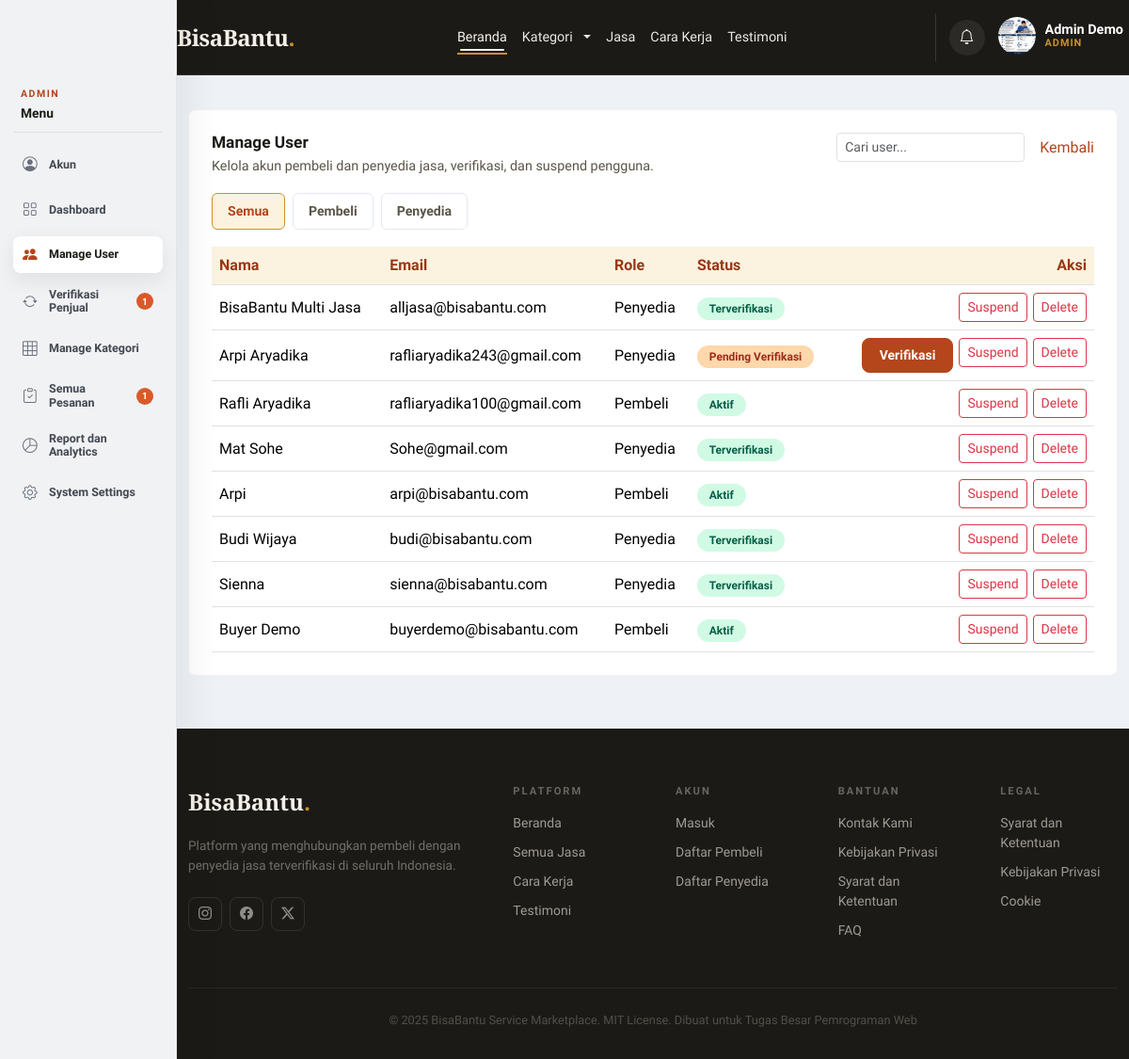
The app's page /index.php?page=admin_users (signed in) with its own data.
### tables this page shows
CREATE TABLE `users` (
  `id` int NOT NULL AUTO_INCREMENT,
  `name` varchar(100) NOT NULL,
  `email` varchar(100) NOT NULL,
  `password` varchar(255) NOT NULL,
  `role` enum('buyer','provider','admin') NOT NULL,
  `is_verified` tinyint(1) DEFAULT '0',
  `phone` varchar(20) DEFAULT NULL,
  `address` text,
  `remember_token` varchar(255) DEFAULT NULL,
  `profile_photo` varchar(255) DEFAULT NULL,
  `created_at` timestamp NOT NULL DEFAULT CURRENT_TIMESTAMP,
  `updated_at` timestamp NOT NULL DEFAULT CURRENT_TIMESTAMP ON UPDATE CURRENT_TIMESTAMP,
  PRIMARY KEY (`id`),
  UNIQUE KEY `email` (`email`)
);

### src/helpers/functions.php (called while the page is built, shortened)
<?php
function base_url($path = '') {
    $scheme = (!empty($_SERVER['HTTPS']) && $_SERVER['HTTPS'] !== 'off') ? 'https' : 'http';
    $host = $_SERVER['HTTP_HOST'] ?? 'localhost';
    $scriptDir = rtrim(dirname($_SERVER['SCRIPT_NAME']), '/\\');
    $base = $scheme . '://' . $host . $scriptDir;
    return rtrim($base, '/\\') . '/' . ltrim($path, '/\\');
}
function e($value) {
    return htmlspecialchars($value, ENT_QUOTES, 'UTF-8');
}
function role_label($role) {
    $labels = ['buyer' => 'Pembeli', 'provider' => 'Penyedia', 'admin' => 'Admin'];
    return $labels[$role] ?? $role;
}

### src/models/UserModel.php (called while the page is built, shortened)
<?php
class UserModel {
    private $pdo;
    public function __construct($pdo) {
        $this->pdo = $pdo;
    }
    public function getAll() {
        $stmt = $this->pdo->query('SELECT * FROM users ORDER BY created_at DESC');
        return $stmt->fetchAll();
    }
}

### src/models/SettingsModel.php (called while the page is built, shortened)
<?php
class SettingsModel {
    private $file;
    public function __construct() {
        $this->file = __DIR__ . '/../config/settings.json';
    }
    private function defaults() {
        return [
            'commission_rate' => 10,
            'shipping_cost' => 15000,
            'payment_methods' => ['bank_transfer', 'cash'],
            'email_template_welcome' => 'Selamat datang di BisaBantu!',
            'email_template_order' => 'Pesanan Anda telah diterima.',
            'notification_enabled' => true,
            'session_timeout' => 60,
            'suspended_users' => [],
        ];
    }
    public function getAll() {
        $data = json_decode(file_get_contents($this->file), true);
        return is_array($data) ? array_merge($this->defaults(), $data) : $this->defaults();
    }
    public function isUserSuspended($userId) {
        $settings = $this->getAll();
        return in_array((int) $userId, $settings['suspended_users'], true);
    }
}

### src/views/admin/users.php (the view, shortened to what this page needs)
<?php
require_once __DIR__ . '/../../models/UserModel.php';
require_once __DIR__ . '/../../models/SettingsModel.php';
$userModel = new UserModel($pdo);
$settingsModel = new SettingsModel();
$tab = $_GET['tab'] ?? 'all';
$users = $userModel->getAll();
$filtered = array_filter($users, function ($u) use ($tab) {
    if ($tab === 'buyer') return $u['role'] === 'buyer';
    if ($tab === 'provider') return $u['role'] === 'provider';
    if ($tab === 'admin') return $u['role'] === 'admin';
    return $u['role'] !== 'admin';
});
?>
<main class="admin-dashboard">
    <div class="container">
        <section class="admin-panel">
            <div class="admin-panel-head">
                <div>
                    <h2>Manage User</h2>
                    <p>Kelola akun pembeli dan penyedia jasa, verifikasi, dan suspend pengguna.</p>
                </div>
                <div class="d-flex gap-3 align-items-center">
                    <input type="text" id="tableSearch" class="form-control form-control-sm" placeholder="Cari user..." style="width: 200px;">
                    <a href="<?= base_url('index.php?page=dashboard') ?>" class="link-accent">Kembali</a>
                </div>
            </div>
            <div class="admin-tabs">
                <a href="<?= base_url('index.php?page=admin_users&tab=all') ?>" class="<?= $tab === 'all' ? 'active' : '' ?>">Semua</a>
                <a href="<?= base_url('index.php?page=admin_users&tab=buyer') ?>" class="<?= $tab === 'buyer' ? 'active' : '' ?>">Pembeli</a>
                <a href="<?= base_url('index.php?page=admin_users&tab=provider') ?>" class="<?= $tab === 'provider' ? 'active' : '' ?>">Penyedia</a>
            </div>
            <div class="table-responsive">
                <table class="table admin-table align-middle mb-0">
                    <thead>
                        <tr>
                            <th>Nama</th>
                            <th>Email</th>
                            <th>Role</th>
                            <th>Status</th>
                            <th class="text-end">Aksi</th>
                        </tr>
                    </thead>
                    <tbody>
                        <?php if (empty($filtered)): ?>
                            <tr><td colspan="5" class="text-center text-muted py-4">Tidak ada pengguna.</td></tr>
                        <?php else: ?>
                            <?php foreach ($filtered as $user): ?>
                                <?php
                                $isSuspended = $settingsModel->isUserSuspended($user['id']);
                                if ($user['role'] === 'provider' && !$user['is_verified']) {
                                    $statusLabel = 'Pending Verifikasi';
                                    $statusClass = 'pending';
                                } elseif ($isSuspended) {
                                    $statusLabel = 'Disuspend';
                                    $statusClass = 'inactive';
                                } else {
                                    $statusLabel = $user['role'] === 'provider' ? 'Terverifikasi' : 'Aktif';
                                    $statusClass = 'verified';
                                }
                                ?>
                                <tr>
                                    <td><?= e($user['name']) ?></td>
                                    <td><?= e($user['email']) ?></td>
                                    <td><?= e(role_label($user['role'])) ?></td>
                                    <td><span class="status-badge <?= e($statusClass) ?>"><?= e($statusLabel) ?></span></td>
                                    <td class="text-end" style="min-width: 220px;">
                                        <div class="admin-action-group">
                                            <?php if ($user['role'] === 'provider' && !$user['is_verified']): ?>
                                                <form method="post" action="<?= base_url('index.php?page=admin&action=verify_provider') ?>" class="d-inline">
                                                    <button type="submit" class="btn btn-sm btn-primary-custom">Verifikasi</button>
                                                </form>
                                            <?php endif; ?>
                                            <?php if ($user['role'] !== 'admin'): ?>
                                                <form method="post" action="<?= base_url('index.php?page=admin&action=toggle_suspend') ?>" class="d-inline">
                                                    <button type="submit" class="btn btn-sm <?= $isSuspended ? 'btn-outline-custom' : 'btn-outline-danger' ?>">
                                                        <?= $isSuspended ? 'Aktifkan' : 'Suspend' ?>
                                                    </button>
                                                </form>
                                                <form method="post" action="<?= base_url('index.php?page=admin&action=delete_user') ?>" class="d-inline js-admin-delete-user-form" data-user-name="<?= e($user['name']) ?>" data-user-email="<?= e($user['email']) ?>">
                                                    <button type="submit" class="btn btn-sm btn-outline-danger">Delete</button>
                                                </form>
                                            <?php endif; ?>
                                        </div>
                                    </td>
                                </tr>
                            <?php endforeach; ?>
                        <?php endif; ?>
                    </tbody>
                </table>
            </div>
        </section>
    </div>
</main>

### src/assets/css/main.css (style rules this page uses)
:root { --cream: #F5F0E8; --warm-100: #EDE5D0; --warm-200: #D4C4A0; --ink: #1C1A16; --ink-60: #5A5548; --ink-30: #9D9488; --accent: #B5451B; --accent-lt: #F0E4DE; --gold: #C8922A; --gold-lt: #FBF3E0; --orange-primary: var(--accent); --orange-dark: #9a3615; --orange-light: var(--accent-lt); --orange-soft: var(--gold-lt); --text-dark: var(--ink); --text-muted: var(--ink-60); }
body { min-height: 100vh; display: flex; flex-direction: column; font-family: 'Plus Jakarta Sans', system-ui, sans-serif; color: var(--ink); background-color: var(--cream); }
html { min-height: 100%; }
body.has-role-sidebar { padding-left: 188px; background: #f4f5f7; }
.btn-primary-custom { background: var(--gold); color: var(--ink); border: none; border-radius: 8px; padding: 7px 18px; font-size: 0.875rem; font-weight: 600; transition: all 0.2s; }
.table-responsive { scrollbar-width: thin; scrollbar-color: rgba(181, 69, 27, 0.42) rgba(28, 26, 22, 0.06); }
.link-accent { color: var(--accent); font-weight: 500; text-decoration: none; }
.btn-outline-custom, .btn-primary-custom, .btn-login, .btn-register, .search-box button, .filter-pill, .link-accent, .auth-btn-submit, .auth-btn-outline, .auth-btn-google, .auth-modal-close, .auth-tab, .auth-role-card, .social-btn { transition: transform 0.22s ease, box-shadow 0.22s ease, background-color 0.22s ease, border-color 0.22s ease, color 0.22s ease; }
.link-accent { display: inline-flex; align-items: center; gap: 4px; }
html, body { max-width: 100%; overflow-x: clip; }
button, input, select, textarea { font: inherit; }

### src/assets/css/auth-modal.css (style rules this page uses)
:root { --auth-accent: #B5451B; --auth-accent-dark: #9a3615; --auth-accent-soft: #F0E4DE; --auth-accent-border: #D4C4A0; --auth-gold: #C8922A; --auth-gold-soft: #FBF3E0; --font-sans: 'Plus Jakarta Sans', system-ui, sans-serif; --color-text-primary: #1C1A16; --color-text-secondary: #6b7280; --color-text-tertiary: #9ca3af; --color-background-primary: #fff; --color-background-secondary: #f9fafb; --color-background-tertiary: #f3f4f6; --color-border-secondary: #e5e7eb; --color-border-tertiary: #f3f4f6; --border-radius-md: 8px; --border-radius-xl: 16px; }

### src/assets/css/animations.css (style rules this page uses)
:root { --bb-motion-fast: 180ms; --bb-motion-base: 320ms; --bb-motion-slow: 480ms; --bb-motion-ease: cubic-bezier(.22, 1, .36, 1); --bb-motion-shadow: 0 18px 45px rgba(15, 23, 42, .14); --bb-focus-glow: 0 0 0 .22rem rgba(37, 99, 235, .16); }
html { scroll-behavior: smooth; }
body { opacity: 1; }
body.page-enter { transition: opacity var(--bb-motion-base) var(--bb-motion-ease), transform var(--bb-motion-base) var(--bb-motion-ease); will-change: opacity, transform; }
body.page-enter.loaded { opacity: 1; transform: translate3d(0, 0, 0); }
.animate-on-scroll { opacity: 0; transition: opacity var(--bb-motion-slow) var(--bb-motion-ease), transform var(--bb-motion-slow) var(--bb-motion-ease); transition-delay: var(--bb-stagger-delay, 0ms); will-change: opacity, transform; }
.animate-on-scroll.fade-up { transform: translate3d(0, 26px, 0); }
.animate-on-scroll.zoom-in { transform: scale(.96); }
.animate-on-scroll.in-view { opacity: 1; transform: translate3d(0, 0, 0) scale(1); }
.btn, button, [type="button"], [type="submit"], .cart-nav-btn, .header-icon-btn, .social-btn, .role-sidebar-nav a, .profile-dropdown-item { position: relative; overflow: hidden; transition: transform var(--bb-motion-fast) var(--bb-motion-ease), box-shadow var(--bb-motion-fast) var(--bb-motion-ease), border-color var(--bb-motion-fast) ease, background-color var(--bb-motion-fast) ease, color var(--bb-motion-fast) ease; }
.form-control, .form-select, textarea, input { transition: border-color var(--bb-motion-fast) ease, box-shadow var(--bb-motion-fast) ease, background-color var(--bb-motion-fast) ease, transform var(--bb-motion-fast) ease; }
.table { animation: bb-fade-up var(--bb-motion-slow) var(--bb-motion-ease) both; }
.table tbody tr { transition: background-color var(--bb-motion-fast) ease; }

### records on screen
users: name "BisaBantu Multi Jasa", email "alljasa@bisabantu.com", role "Penyedia", role "Terverifikasi", shows "Suspend"
users: name "Arpi Aryadika", email "rafliaryadika243@gmail.com", role "Penyedia", statusLabel "Pending Verifikasi", shows "Suspend"
users: name "Rafli Aryadika", email "rafliaryadika100@gmail.com", role "Pembeli", role "Aktif", shows "Suspend"
users: name "Mat Sohe", email "Sohe@gmail.com", role "Penyedia", role "Terverifikasi", shows "Suspend"
users: name "Arpi", email "arpi@bisabantu.com", role "Pembeli", role "Aktif", shows "Suspend"
users: name "Budi Wijaya", email "budi@bisabantu.com", role "Penyedia", role "Terverifikasi", shows "Suspend"
users: name "Sienna", email "sienna@bisabantu.com", role "Penyedia", role "Terverifikasi", shows "Suspend"
users: name "Buyer Demo", email "buyerdemo@bisabantu.com", role "Pembeli", role "Aktif", shows "Suspend"

### other values on screen
$userName "Admin Demo"
$roleLabel "ADMIN"
$roleShortLabel "ADMIN"
$item['label'] "Akun"
$item['label'] "Dashboard"
$item['label'] "Manage User"
$item['label'] "Verifikasi Penjual"
$item['badge'] "1"
$item['label'] "Manage Kategori"
$item['label'] "Semua Pesanan"
$item['label'] "Report dan Analytics"
$item['label'] "System Settings"
